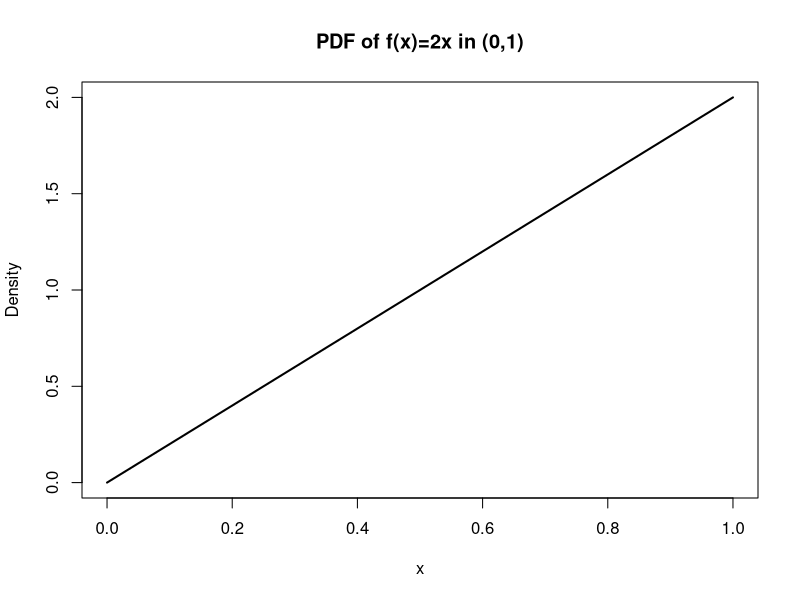
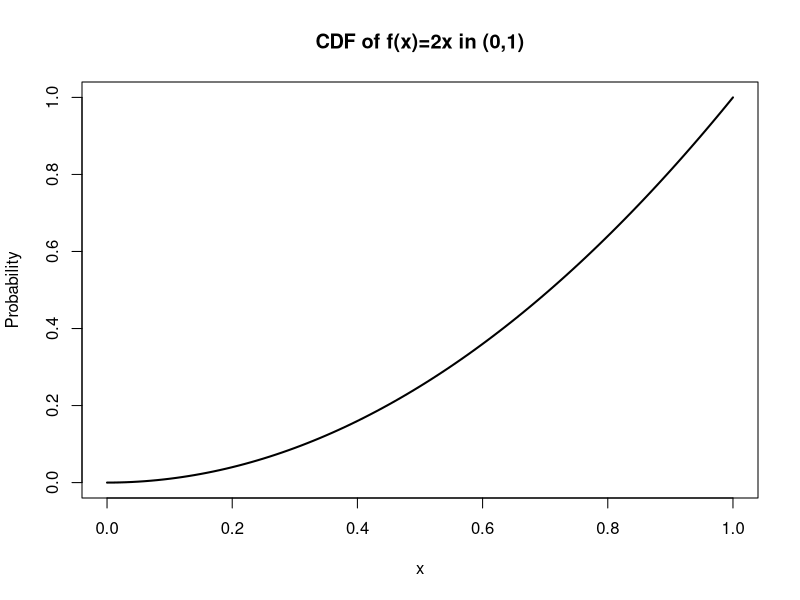
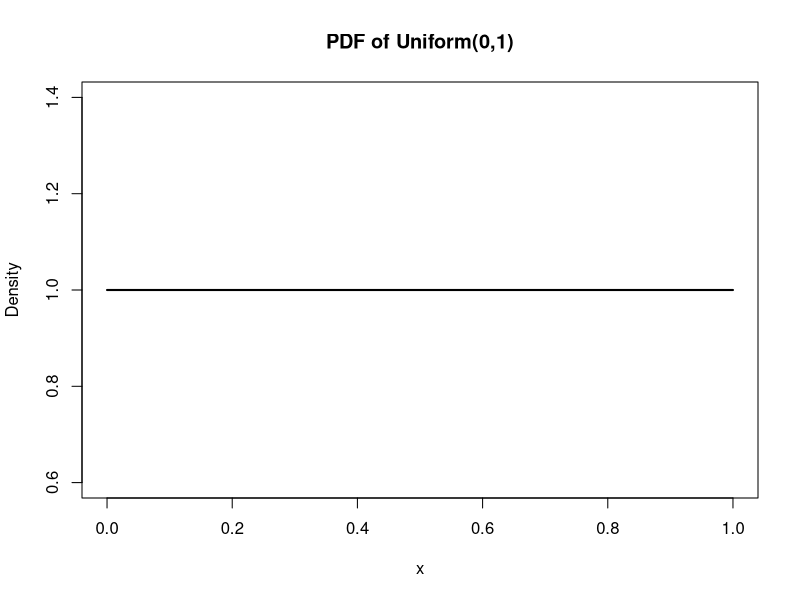
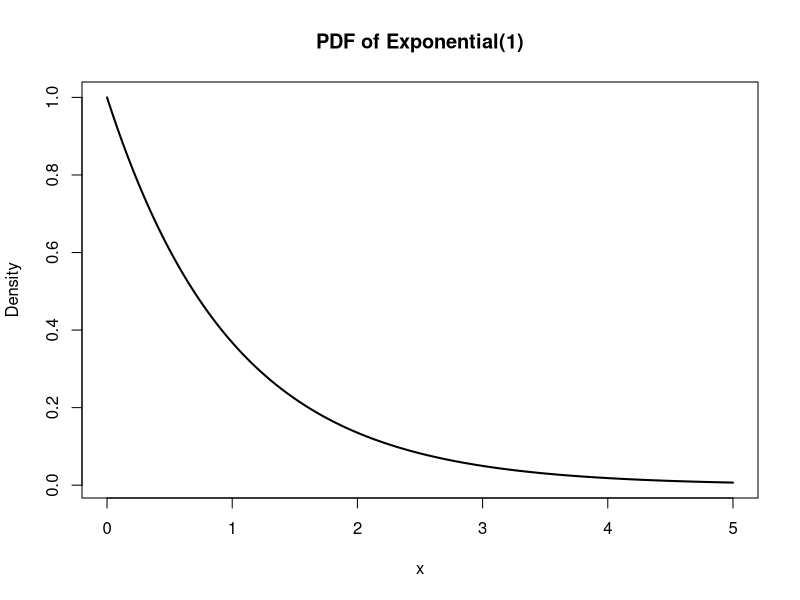
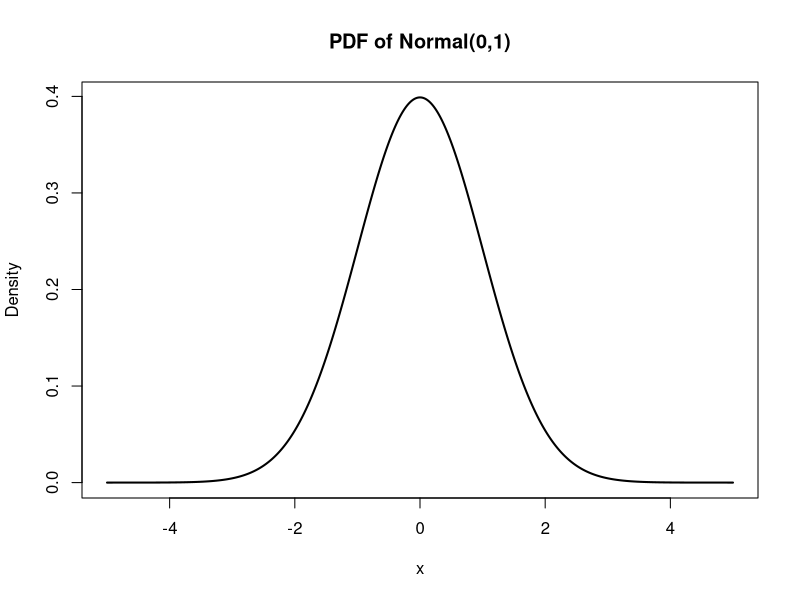
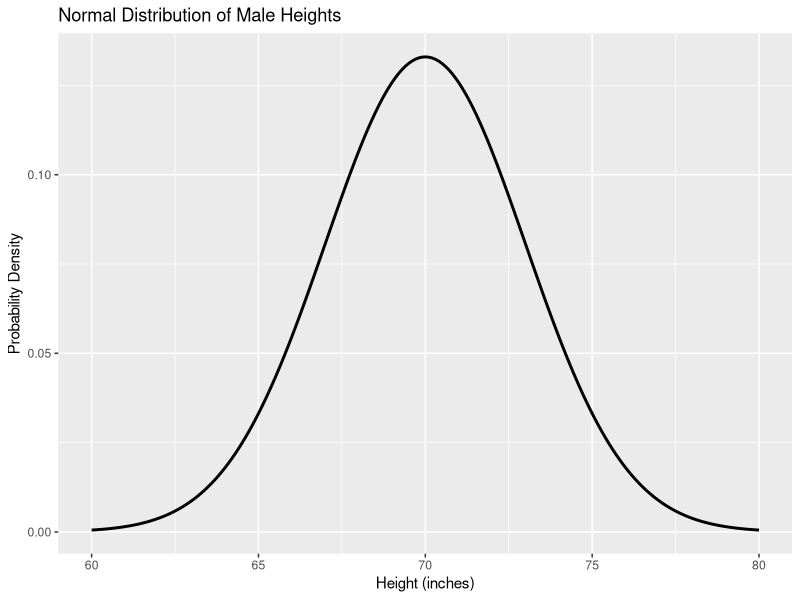

Reproduce these figures in R, in order.
## ---- chunk 1
#| echo: false
#| message: false
library(tidyverse)
library(ggplot2)
## ---- chunk 2
# Example: f(x) = 2x for x in (0, 1)
x <- seq(0, 1, by = 0.01)
y <- 2*x
plot(x, y, type = "l", lwd = 2, ylab = "Density", xlab = "x", main = "PDF of f(x)=2x in (0,1)")
## ---- chunk 3
# Example: f(x) = 2x for x in (0, 1)
y_cdf <- x^2
plot(x, y_cdf, type = "l", lwd = 2, ylab = "Probability", xlab = "x", main = "CDF of f(x)=2x in (0,1)")
## ---- chunk 4
# Example: f(x) = 2x for x in (0, 1)
mean_val <- integrate(function(x) x * 2*x, 0, 1)$value
mean_val
## ---- chunk 5
# Example: f(x) = 2x for x in (0, 1)
var_val <- integrate(function(x) (x - mean_val)^2 * 2*x, 0, 1)$value
var_val
## ---- chunk 6
# Example: Uniform distribution U(0,1)
x <- seq(0, 1, by = 0.01)
y <- dunif(x, min = 0, max = 1)
plot(x, y, type = "l", lwd = 2, ylab = "Density", xlab = "x", main = "PDF of Uniform(0,1)")
## ---- chunk 7
# find the f(0.5)
dunif(x = 0.5, min = 0, max = 1)
## ---- chunk 8
# find the F(0.5)
punif(q = 0.5, min = 0, max = 1)
## ---- chunk 9
# Example: Exponential distribution with lambda = 1
x <- seq(0, 5, by = 0.01)
y <- dexp(x, rate = 1)
plot(x, y, type = "l", lwd = 2, ylab = "Density", xlab = "x", main = "PDF of Exponential(1)")
## ---- chunk 10
# find the f(2)
dexp(x = 2, rate = 1)
## ---- chunk 11
# find the F(2)
pexp(q = 2, rate = 1)
## ---- chunk 12
# Example: Normal distribution with mu = 0 and sigma = 1
x <- seq(-5, 5, by = 0.01)
y <- dnorm(x, mean = 0, sd = 1)
plot(x, y, type = "l", lwd = 2, ylab = "Density", xlab = "x", main = "PDF of Normal(0,1)")
## ---- chunk 13
# find the f(2)
dnorm(x = 3, mean = 0, sd = 1)
## ---- chunk 14
# find the F(2)
pnorm(q = 3, mean = 0, sd = 1)
## ---- chunk 15
mean_height <- 70  
sd_height <- 3     

heights <- seq(60, 80, by = 0.1)

pdf_values <- dnorm(heights, mean = mean_height, sd = sd_height)

height_data <- data.frame(heights, pdf_values)

ggplot(height_data, aes(x = heights, y = pdf_values)) +
  geom_line(linewidth = 1) +
  labs(title = "Normal Distribution of Male Heights",
       x = "Height (inches)",
       y = "Probability Density") 
## ---- chunk 16
pnorm(76,70,3)
## ---- chunk 17
pnorm(q=75, mean=70,sd=3)-pnorm(q=65,mean=70,sd=3)
## ---- chunk 18
qnorm(.25, mean=70,sd=3)
